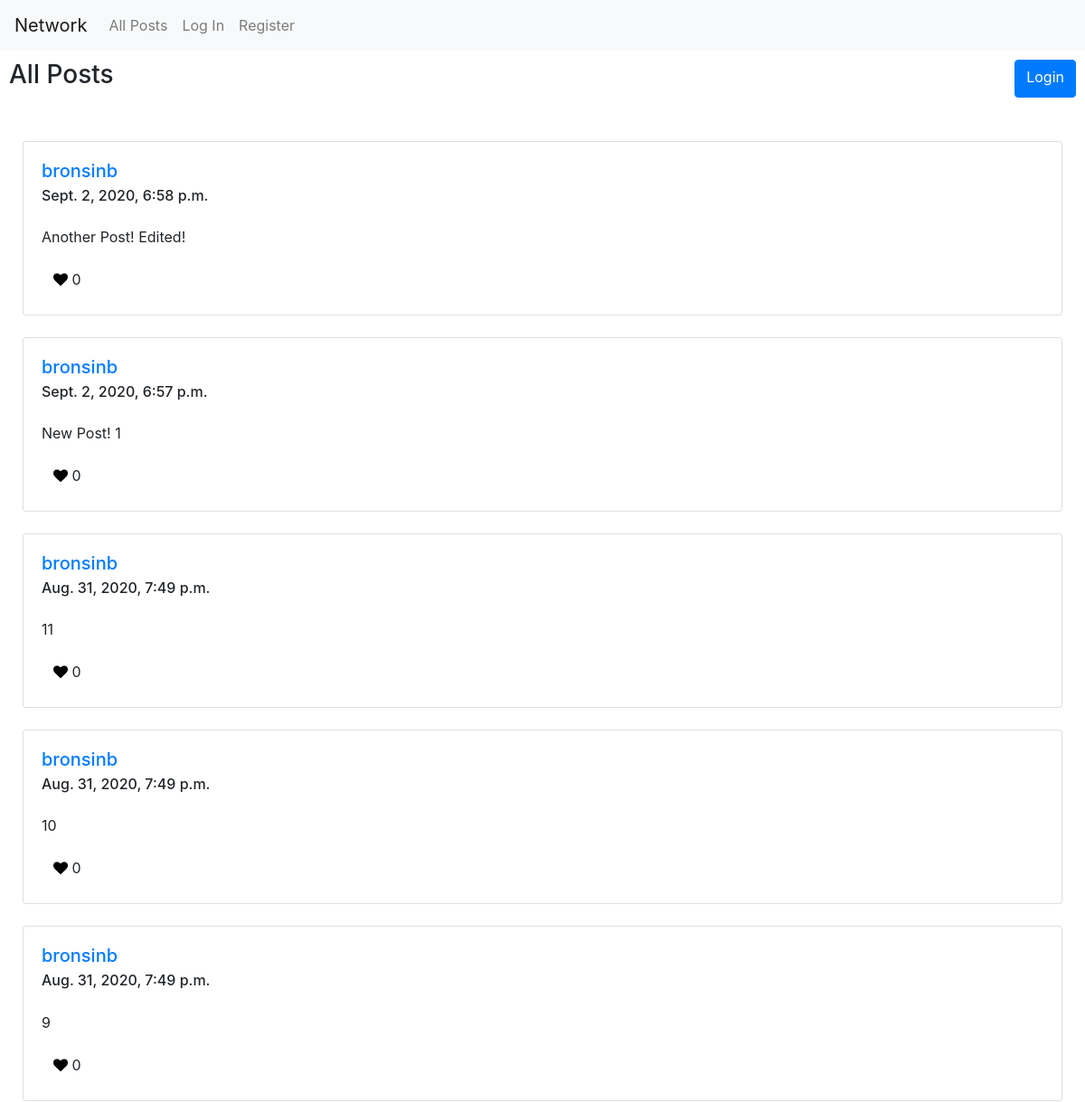
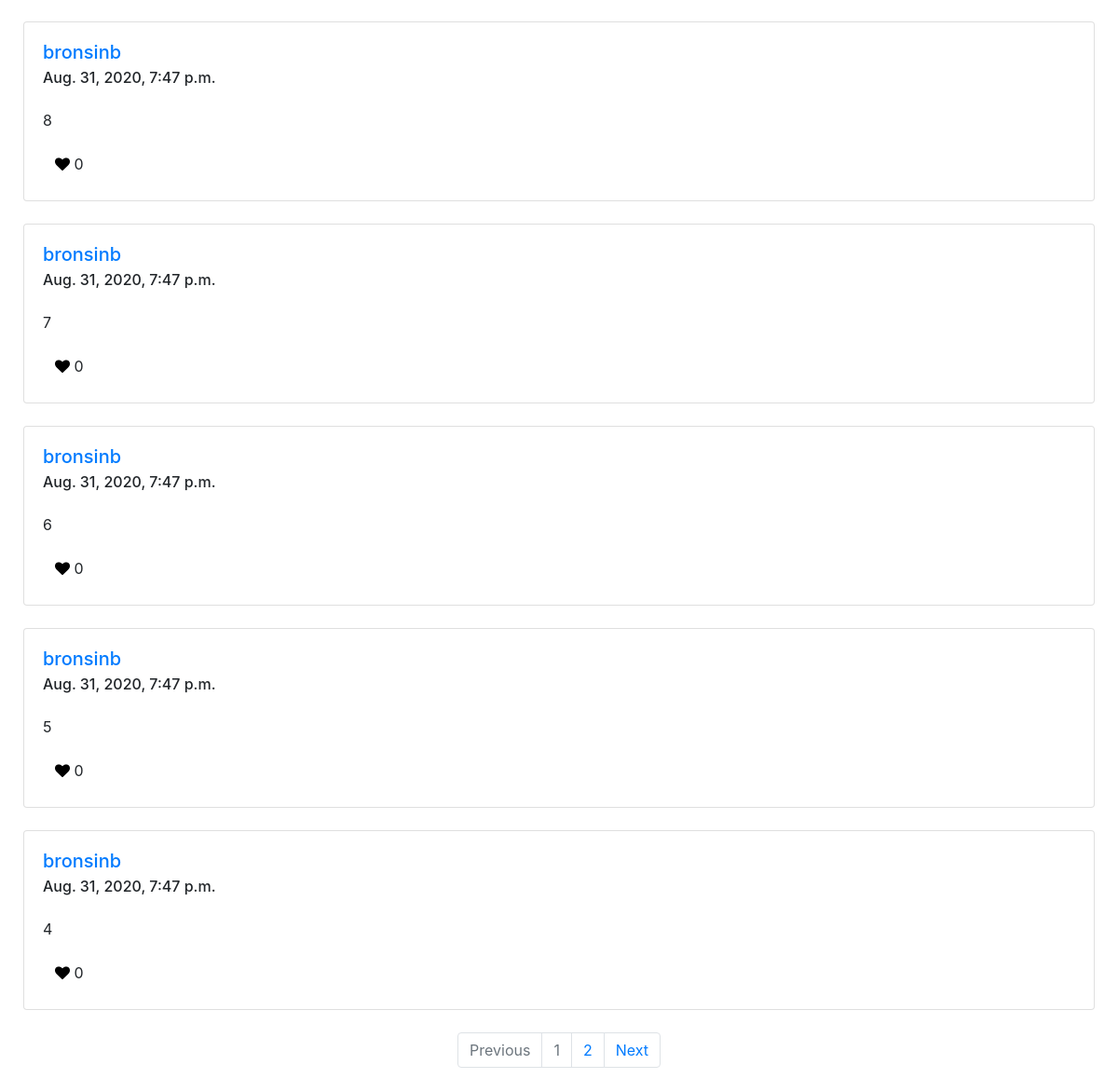
Before: / with the older database file (2 pictures, top to bottom).
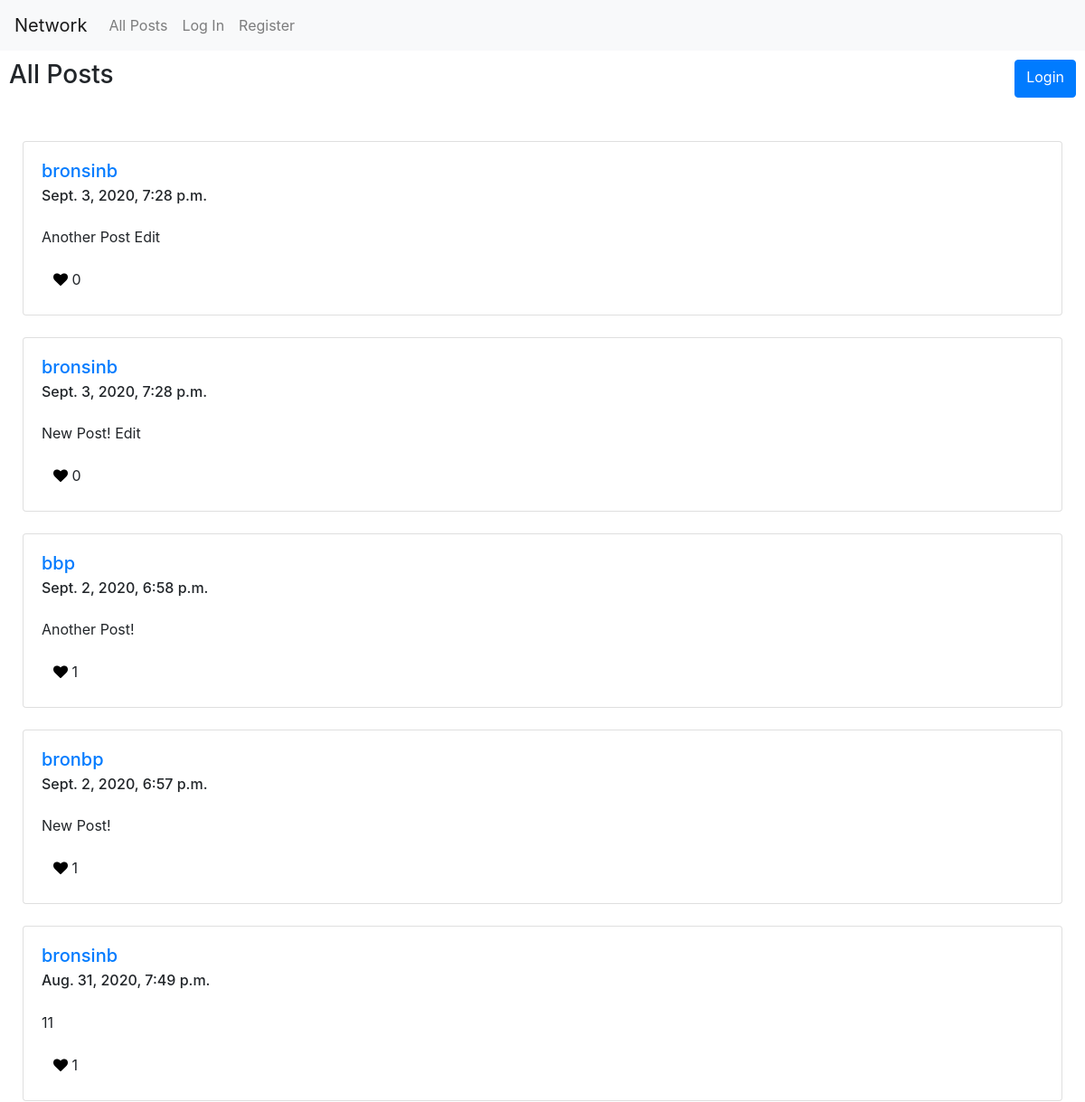
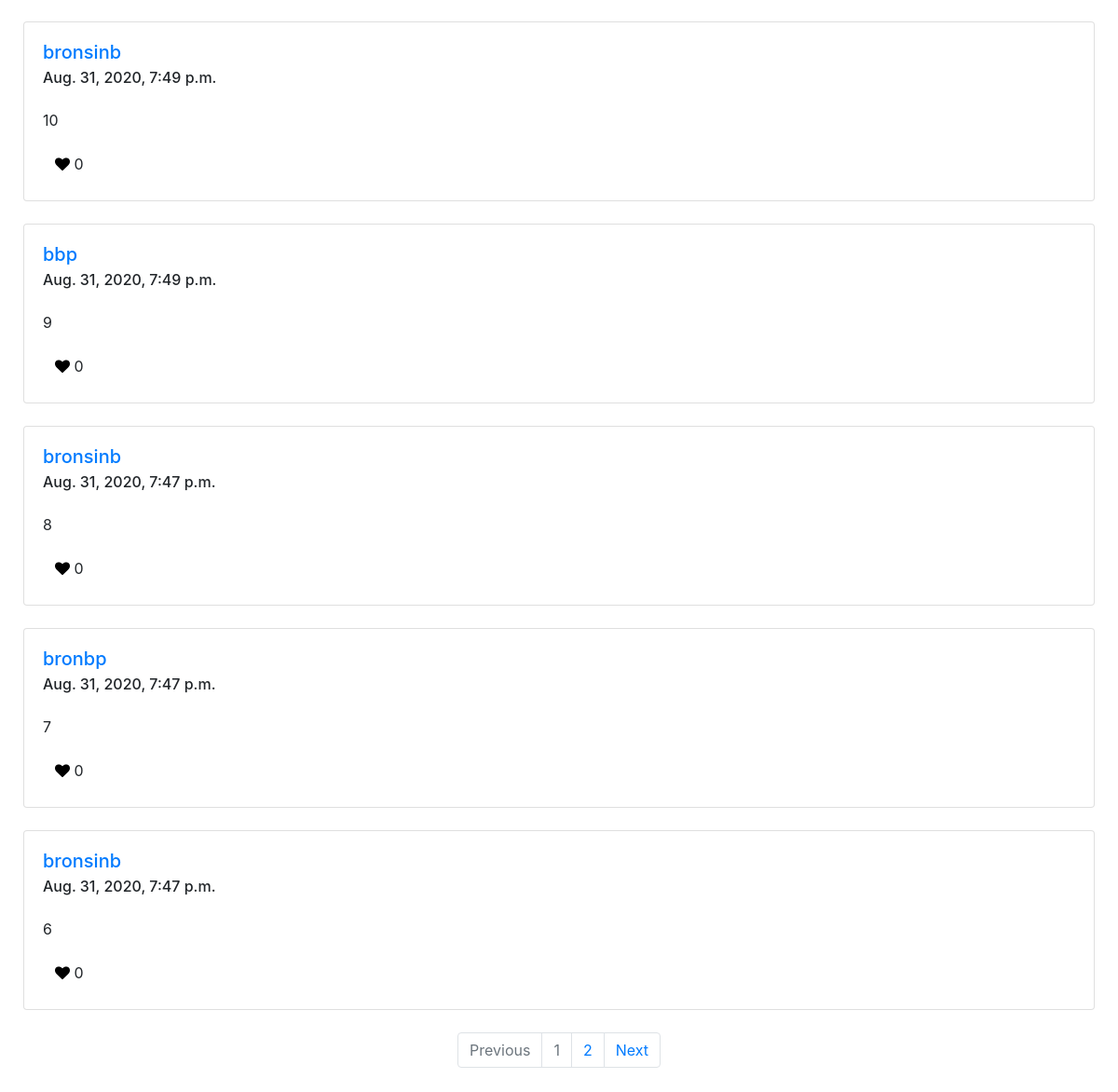
After: the same page with the newer database file (2 pictures, top to bottom).
### network/models.py (models this page shows, shortened)
class Post(models.Model):
    user = models.ForeignKey(User, on_delete=models.CASCADE, related_name="posts")
    text = models.CharField(max_length=280)
    created = models.DateTimeField(auto_now_add=True)
    likes = models.ManyToManyField(User, blank=True, related_name="likes")
    def get_likes_num(self):
        return len(self.likes.all())

class User(AbstractUser):
    follower = models.ManyToManyField('self', blank=True, symmetrical=False, related_name="following")

### network/views.py (the view)
# urls.py: path("", views.index, name="index"),
def index(request):
    if request.method == "POST":
        new_edit_post(request)
    posts_list = Post.objects.all().order_by('created').reverse()
    page = request.GET.get('page', 1)
    paginator = Paginator(posts_list, 10)
    try:
        posts = paginator.page(page)
    except PageNotAnInteger:
        posts = paginator.page(1)
    except EmptyPage:
        posts = paginator.page(paginator.num_pages)
    return render(request, "network/index.html", {
        "posts": posts,
        "name": "All Posts"
    })

### network/templates/network/index.html (shortened to what this page needs)
{% extends "network/layout.html" %}
{% load static %}
{% block body %}
    <div class="container-fluid">
        <div class="row">
            <h3 class="col-xs">{{ name }}</h3>
            <div class="col">
            </div>
            {% if user.is_authenticated %}
                <button id="new-post-button" class="btn btn-primary">New Post</button>
            {% else %}
                <a href="{% url 'login' %}" class="btn btn-primary">Login</a>
            {% endif %}
        </div>
        <br>
        <br>
        {% for post in posts %}
            <div class="card">
                <div class="card-body">
                    <h5 class="card-title"><a href="{% url 'profile' post.user.username %}">{{ post.user.username }}</a></h5>
                    <h6 class="card-subtitle">{{ post.created }}</h6>
                    <br>
                    <p class="card-text">{{ post.text }}</p>
                    {% if user.is_authenticated %}
                        {% if user == post.user %}
                            <button data-postid="{{ post.id }}" data-post="{{ post.text }}" class="btn edit"><i class="fa fa-edit"></i></button>
                        {% endif %}
                        {% if user in post.likes.all %}
                            <button data-postid="{{ post.id }}" class="btn like"><i style="color: red;" class="fa fa-heart"></i> {{ post.get_likes_num}}</button>
                        {% else %}
                            <button data-postid="{{ post.id }}" class="btn like"><i style="color: black;" class="fa fa-heart"></i> {{ post.get_likes_num}}</button>
                        {% endif %}
                    {% else %}
                        <a href="{% url 'login' %}" class="btn"><i style="color: black;" class="fa fa-heart"></i> {{ post.get_likes_num}}</a>
                    {% endif %}
                </div>
            </div>
            <br>
        {% empty %}
            <div class="alert alert-primary" role="alert">
                No Posts!
          </div>
        {% endfor %}
        <nav aria-label="Paginator">
            <ul class="pagination justify-content-center">
                {% if posts.has_previous %}
                    <li class="page-item"><a class="page-link" href="?page={{ posts.previous_page_number }}">Previous</a></li>
                {% else %}
                    <li class="page-item disabled"><a class="page-link" href="#">Previous</a></li>
                {% endif %}
                {% for i in posts.paginator.page_range %}
                    {% if posts.number == i %}
                        <li class="page-item disabled"><a class="page-link" >{{ i }}</a></li>
                    {% else %}
                        <li class="page-item"><a class="page-link" href="?page={{ i }}">{{ i }}</a></li>
                    {% endif %}
                {% endfor %}
                {% if posts.has_next %}
                    <li class="page-item"><a class="page-link" href="?page={{ posts.next_page_number }}">Next</a></li>
                {% else %}
                    <li class="page-item"><a class="page-link">Next</a></li>
                {% endif %}
            </ul>
        </nav>
    </div>
{% endblock %}

Changed rows visible on the page:
no longer on this page (row unchanged): Post: user.username "bronsinb", created "Aug. 31, 2020, 7:47 p.m.", text "5", get_likes_num "0"
no longer on this page (row unchanged): Post: user.username "bronsinb", created "Aug. 31, 2020, 7:47 p.m.", text "4", get_likes_num "0"
added Post: user.username "bronsinb", created "Sept. 3, 2020, 7:28 p.m.", text "Another Post Edit", get_likes_num "0"
added Post: user.username "bronsinb", created "Sept. 3, 2020, 7:28 p.m.", text "New Post! Edit", get_likes_num "0"
changed Post: user.username "bronsinb" → "bbp"; text "Another Post! Edited!" → "Another Post!"; get_likes_num "0" → "1"
changed Post: user.username "bronsinb" → "bronbp"; text "New Post! 1" → "New Post!"; get_likes_num "0" → "1"
computed for Post (number 5 of 10 on the later page): get_likes_num "0" → "1"
changed Post (number 7 of 10 on the later page): user.username "bronsinb" → "bbp"
changed Post (number 9 of 10 on the later page): user.username "bronsinb" → "bronbp"
